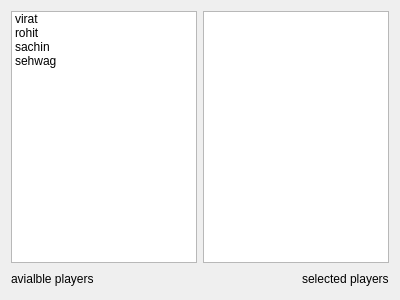
<?xml version="1.0" encoding="UTF-8"?>
<ui version="4.0">
 <class>Form</class>
 <widget class="QWidget" name="Form">
  <property name="geometry">
   <rect>
    <x>0</x>
    <y>0</y>
    <width>400</width>
    <height>300</height>
   </rect>
  </property>
  <property name="windowTitle">
   <string>Form</string>
  </property>
  <layout class="QVBoxLayout" name="verticalLayout">
   <item>
    <layout class="QHBoxLayout" name="horizontalLayout">
     <item>
      <widget class="QListWidget" name="list1">
       <item>
        <property name="text">
         <string>virat</string>
        </property>
       </item>
       <item>
        <property name="text">
         <string>rohit</string>
        </property>
       </item>
       <item>
        <property name="text">
         <string>sachin</string>
        </property>
       </item>
       <item>
        <property name="text">
         <string>sehwag</string>
        </property>
       </item>
      </widget>
     </item>
     <item>
      <spacer name="horizontalSpacer_3">
       <property name="orientation">
        <enum>Qt::Horizontal</enum>
       </property>
       <property name="sizeHint" stdset="0">
        <size>
         <width>40</width>
         <height>20</height>
        </size>
       </property>
      </spacer>
     </item>
     <item>
      <spacer name="horizontalSpacer">
       <property name="orientation">
        <enum>Qt::Horizontal</enum>
       </property>
       <property name="sizeHint" stdset="0">
        <size>
         <width>40</width>
         <height>20</height>
        </size>
       </property>
      </spacer>
     </item>
     <item>
      <widget class="QListWidget" name="list2"/>
     </item>
    </layout>
   </item>
   <item>
    <layout class="QHBoxLayout" name="horizontalLayout_2">
     <item>
      <widget class="QLabel" name="label_2">
       <property name="text">
        <string>avialble players</string>
       </property>
      </widget>
     </item>
     <item>
      <spacer name="horizontalSpacer_2">
       <property name="orientation">
        <enum>Qt::Horizontal</enum>
       </property>
       <property name="sizeHint" stdset="0">
        <size>
         <width>40</width>
         <height>20</height>
        </size>
       </property>
      </spacer>
     </item>
     <item>
      <widget class="QLabel" name="label">
       <property name="text">
        <string>selected players</string>
       </property>
      </widget>
     </item>
    </layout>
   </item>
  </layout>
 </widget>
 <resources/>
 <connections/>
</ui>
